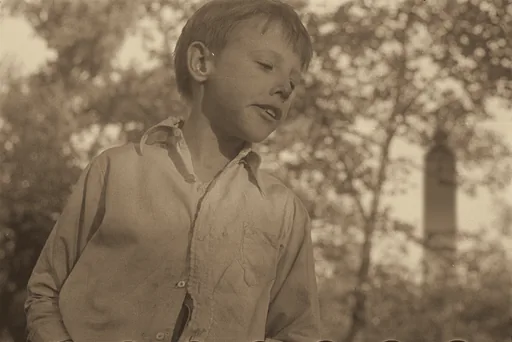
#> input picture assets/photos/boy.webp, 512 x 342 px
$ python -i fetch_photos.py   (imports and definitions only)
#> lines starting #> are read from the running program, lines starting #| are printed output that depends on the picture
#!/usr/bin/env python3
"""Fetch the public-domain photographs that hang in the picture frames (Wikimedia Commons and the Library of Congress, US-government /
old public-domain works).

    python3 tools/assets/fetch_photos.py [name ...] [--force]

Writes assets/photos/<name>.webp (about 512 px) and assets/photos/credits.json (title, author, licence, source page), which CREDITS.md
summarises. Only files whose Commons licence is Public domain / CC0 are kept, and Library of Congress photos marked "No known restrictions"
(Farm Security Administration and Bain News Service negatives). The family photos on the living-room wall are cropped, toned like old
prints, and a few are spoiled on purpose: faces scratched out, a figure standing where nobody stood.
"""
import io, json, os, random, sys, time, urllib.parse, urllib.request
from PIL import Image, ImageDraw, ImageFilter, ImageOps

OUT = os.path.join(os.path.dirname(os.path.abspath(__file__)), '..', '..', 'assets', 'photos')
UA = {'User-Agent': 'TopBunkAssetFetcher/1.0 (https://github.com/cbgregg/top-bunk; hobby game, CC0 assets only) curl/8.5.0'}
API = 'https://commons.wikimedia.org/w/api.php'
OK = ('public domain', 'cc0', 'pd', 'cc-zero')

# name: the Commons file. All are public domain / CC0 (US-government and old works); old family photographs and Pacific Northwest landscapes.
WANTS = {
    'family1': 'File:Family in a wagon, Lee County, Mississippi, 1935.jpg',
    'family2': 'File:About three hunded people attended the annual renuion of the England family. This family has been in this area over... - NARA - 540764.jpg',
    'rainier': "File:Mount Rainier's wildflowers (6851616406).jpg",
    'reflection': 'File:Mount Rainier and lake reflection.jpg',
    'moraine': 'File:Moraine Lake 17092005.jpg',
    'sunset': 'File:Sailing at Sunset New Dorp Beach, Staten Island, N.Y. (sailboat on ocean at sunset) (NYPL b15279351-104467).tiff',
}

# name: (Library of Congress item id, crop box in the 1024 px "large" scan, what is done to it)
LOC = {
    'grandma': ('2017735128', (362, 268, 604, 560), {}),                     # the framed portrait on the Rowe family's wall
    'porch': ('2017736409', (16, 14, 1008, 704), {}),
    'boy': ('2017745274', (18, 36, 1008, 698), {'figure': (868, 300, 640)}),   # someone standing in the trees behind him
    'knitting': ('2014699784', (25, 78, 998, 672), {}),
    'ellis': ('2014710706', (240, 100, 965, 650), {'scratch': [(424, 205, 30)]}),
    'fence': ('2017774124', (60, 92, 888, 962), {}),                           # hung upside down
    'rocker': ('2017781719', (25, 35, 728, 985), {'scratch': [(395, 140, 34), (245, 385, 32), (330, 440, 28), (500, 405, 26)]}),
    'sofa': ('2017780654', (34, 44, 990, 750), {}),
}


# [18 lines left out: functions scratch, figure, not called in this run]


def old_print(im):
    # silver print gone yellow: a warm tone, lifted blacks, softened whites
    g = ImageOps.autocontrast(im.convert('L'), cutoff=0.5).point(lambda v: 22 + v * 0.84)
    return ImageOps.colorize(g, black=(34, 26, 20), white=(236, 222, 190), mid=(140, 118, 92))


# [59 lines left out: functions loc, get, info, main, not called in this run]


# [2 lines not run here, left out]

>>> from PIL import Image
>>> picture = Image.open('../../assets/photos/boy.webp')
#> picture is the input picture: PIL image 512x342 RGB; mean R, G, B 135.8, 117.1, 93.2
>>> result = old_print(picture)
#> in old_print, `g = ImageOps.autocontrast(im.convert('L'), cutoff=0.5).point(lambda v:..`:
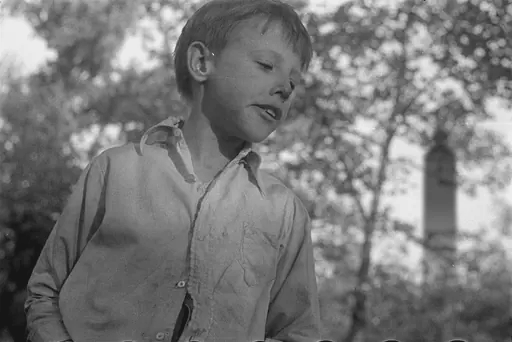
#> g: PIL image 512x342 L; min 22, max 236, mean 121.9

$ run again, on assets/photos/family1.webp
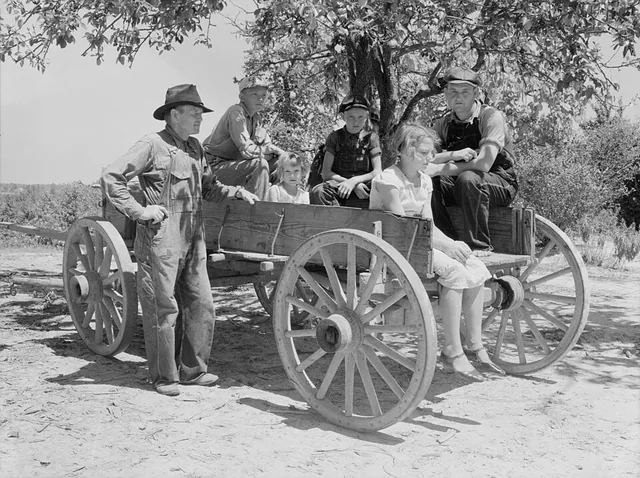
#> input picture assets/photos/family1.webp, 640 x 478 px
#> picture is the input picture: PIL image 640x478 RGB; mean R, G, B 145.5, 145.5, 145.5
#> in old_print, `return ImageOps.colorize(g, black=(34, 26, 20), white=(236, 222, 190),..`:
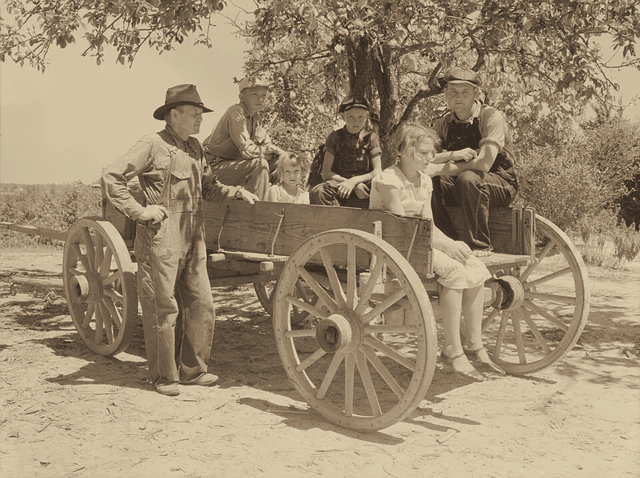
#> returned value: PIL image 640x478 RGB; mean R, G, B 158.5, 140.6, 114.9

$ run again, on assets/photos/family2.webp
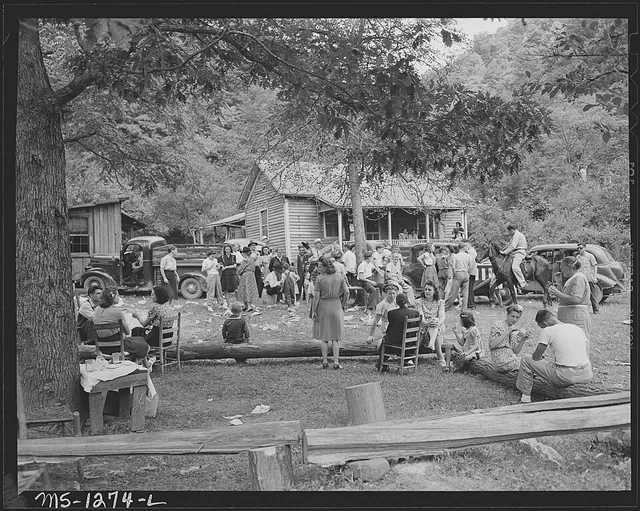
#> input picture assets/photos/family2.webp, 640 x 511 px
#> picture is the input picture: PIL image 640x511 RGB; mean R, G, B 112.4, 112.4, 112.4
#> in old_print, `return ImageOps.colorize(g, black=(34, 26, 20), white=(236, 222, 190),..`:
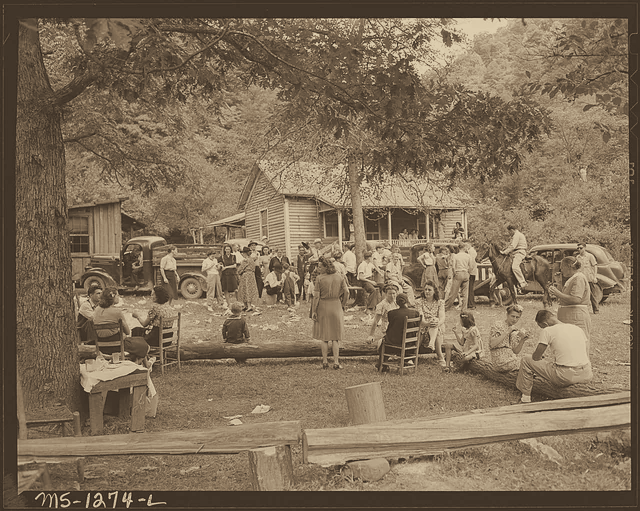
#> returned value: PIL image 640x511 RGB; mean R, G, B 128.3, 110.5, 88.1

$ run again, on assets/photos/fence.webp
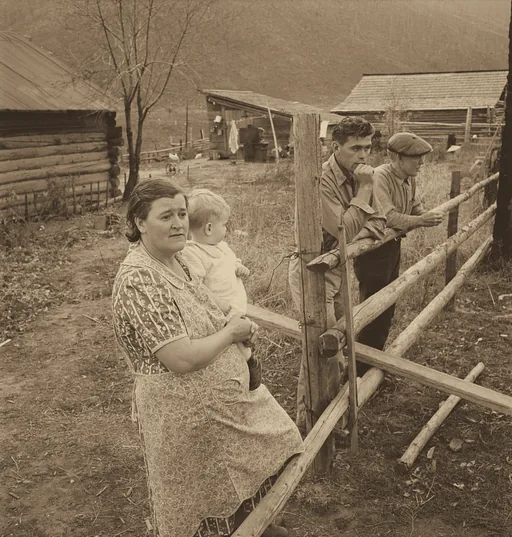
#> input picture assets/photos/fence.webp, 512 x 537 px
#> picture is the input picture: PIL image 512x537 RGB; mean R, G, B 131, 112.7, 89.3
#> in old_print, `g = ImageOps.autocontrast(im.convert('L'), cutoff=0.5).point(lambda v:..`:
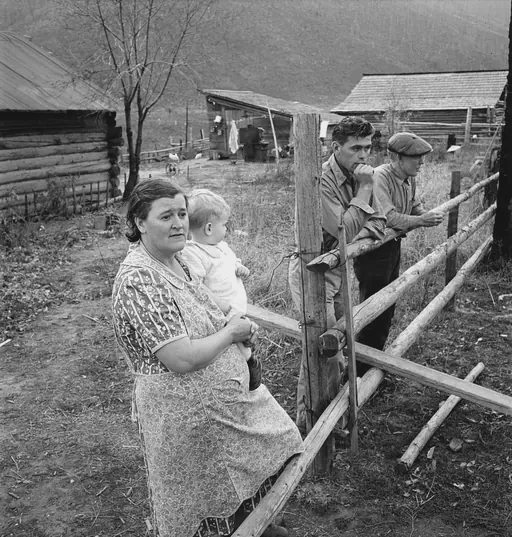
#> g: PIL image 512x537 L; min 22, max 236, mean 116.6
